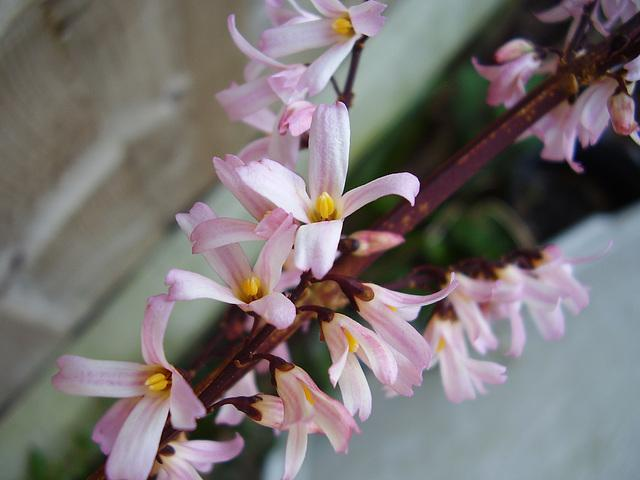
#> input picture python-code/opengl-learning/resources/images/f2.jpg, 640 x 480 px, found by its file name
$ jupyter execute '3.1图像清晰度评估.ipynb'   (shell and % lines are left out)   (older library calls are emulated)
#> lines starting #> are read from the running program, lines starting #| are printed output that depends on the picture; long printed decimals are rounded
# 图像清晰度评估

图像清晰度评价算法有很多种，在空域中，主要思路是考察图像的领域对比度，即相邻像素间的灰度特征的梯度差；在频域中，主要思路是考察图像的频率分量，对焦清晰的图像高频分量较多，对焦模糊的图像低频分量较多。

[cell 1]
#coding:utf-8
import numpy as np
import cv2
import matplotlib.pyplot as plt
import pandas as pd
from pandas import DataFrame
from scipy.misc import imread, imresize, imsave

[cell 2]
src = cv2.cvtColor(cv2.imread('../datas/f2.jpg'),cv2.COLOR_BGR2RGB)
gray = cv2.cvtColor(src,cv2.COLOR_RGB2GRAY)
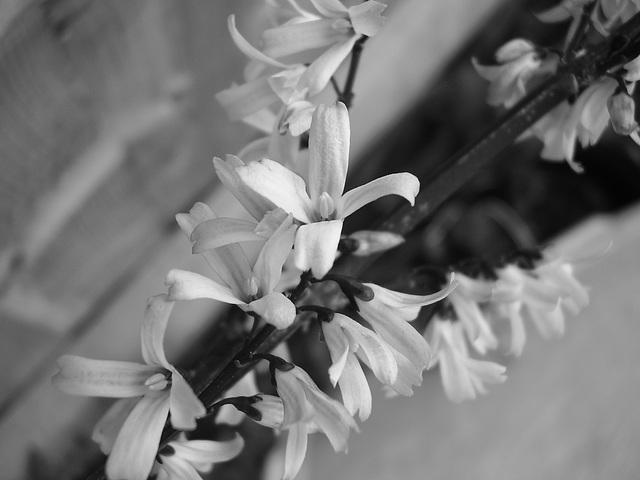
#> gray: shape (480, 640); min 2, max 251, mean 116.2

# Tenengrad梯度方法

Tenengrad梯度方法利用Sobel算子分别计算水平和垂直方向的梯度，同一场景下梯度值越高，图像越清晰。以下是具体实现，这里衡量的指标是经过Sobel算子处理后的图像的平均灰度值，值越大，代表图像越清晰。

[cell 3]
def tenengrad_articulation(src):
    gray = cv2.cvtColor(src,cv2.COLOR_RGB2GRAY)
    img_sobel = cv2.Sobel(gray,cv2.CV_16S,1,1)
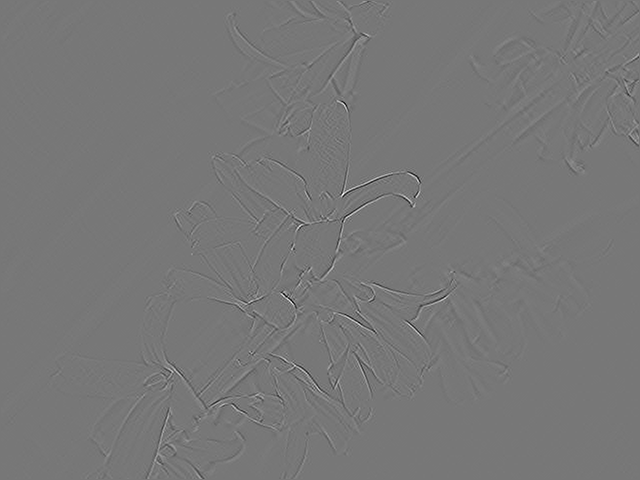
#> img_sobel: shape (480, 640) int16; min -254, max 287, mean 0; drawn with min black and max white

    mean_value = np.mean(img_sobel)
#> mean_value = 0.000452
    return mean_value

[cell 4]
print(tenengrad_articulation(src))
#| 0.0004525

# Laplacian梯度方法

Laplacian梯度是另一种求图像梯度的方法，在上例的OpenCV代码中直接替换Sobel算子即可。

[cell 5]
def laplacian_articulation(src):
    gray = cv2.cvtColor(src,cv2.COLOR_RGB2GRAY)
    img_sobel = cv2.Laplacian(gray,cv2.CV_16U)
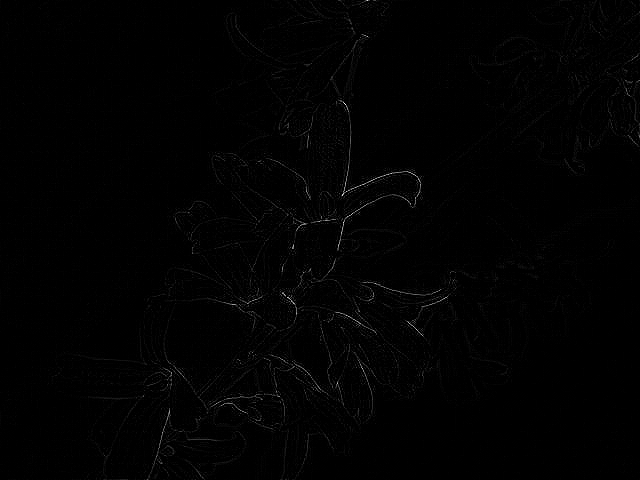
#> img_sobel: shape (480, 640) uint16; min 0, max 327, mean 2.6; drawn with min black and max white

    mean_value = np.mean(img_sobel)
#> mean_value = 2.65
    return mean_value

[cell 6]
print(laplacian_articulation(src))
#| 2.649

# 方差方法

方差是概率论中用来考察一组离散数据和其期望（即数据的均值）之间的离散（偏离）成都的度量方法。方差较大，表示这一组数据之间的偏差就较大，组内的数据有的较大，有的较小，分布不均衡；方差较小，表示这一组数据之间的偏差较小，组内的数据之间分布平均，大小相近。

对焦清晰的图像相比对焦模糊的图像，它的数据之间的灰度差异应该更大，即它的方差应该较大，可以通过图像灰度数据的方差来衡量图像的清晰度，方差越大，表示清晰度越好。

[cell 7]
def variance_articulation(src):
    gray = cv2.cvtColor(src,cv2.COLOR_RGB2GRAY)
    mean_value,stddev = cv2.meanStdDev(gray)
#> mean_value = [116.2]; stddev = [52.11]
    return mean_value[0,0],stddev[0,0]

[cell 8]
variance_articulation(src)
#> Out = (116.2, 52.11)

$ run again, with python-code/opengl-learning/resources/images/f1.jpg copied over python-code/opengl-learning/resources/images/f2.jpg
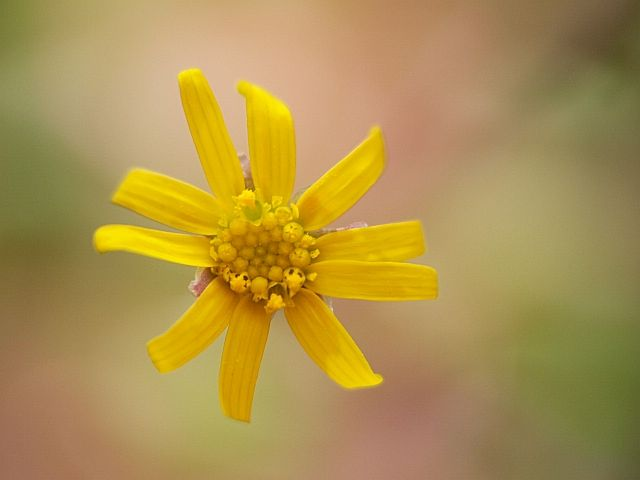
#> input picture python-code/opengl-learning/resources/images/f1.jpg, 640 x 480 px, found by its file name
#> in tenengrad_articulation, `img_sobel = cv2.Sobel(gray,cv2.CV_16S,1,1)`:
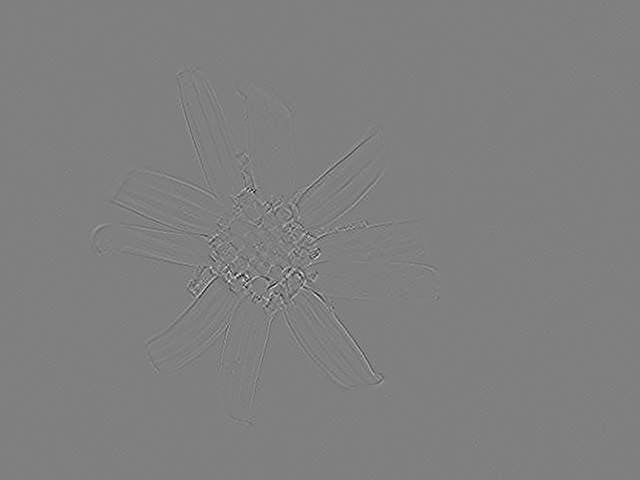
#> img_sobel: shape (480, 640) int16; min -133, max 132, mean 0; drawn with min black and max white
#> in tenengrad_articulation, `mean_value = np.mean(img_sobel)`: mean_value = -2.28e-05
#| -2.2786458333333334e-05
#> in laplacian_articulation, `img_sobel = cv2.Laplacian(gray,cv2.CV_16U)`:
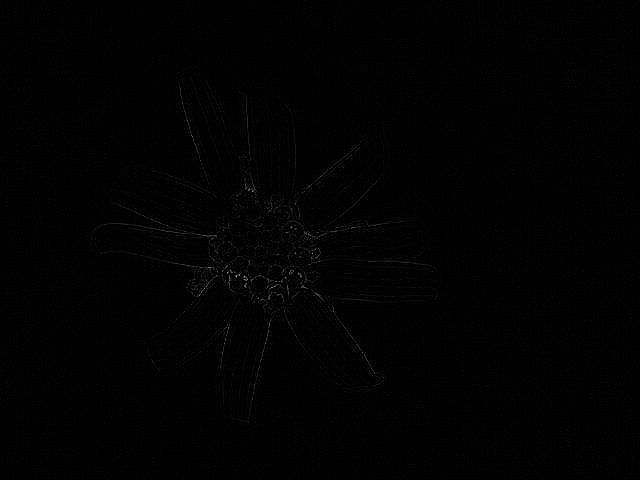
#> img_sobel: shape (480, 640) uint16; min 0, max 152, mean 1.3
#> in laplacian_articulation, `mean_value = np.mean(img_sobel)`: mean_value = 1.32
#| 1.323
#> in variance_articulation, `mean_value,stddev = cv2.meanStdDev(gray)`: mean_value = [146.4]; stddev = [24.48]
#> Out = (146.4, 24.48)

$ run again, with python-code/opengl-learning/resources/images/f3.jpg copied over python-code/opengl-learning/resources/images/f2.jpg
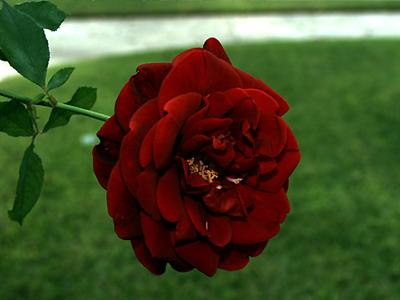
#> input picture python-code/opengl-learning/resources/images/f3.jpg, 400 x 300 px, found by its file name
#> in tenengrad_articulation, `img_sobel = cv2.Sobel(gray,cv2.CV_16S,1,1)`:
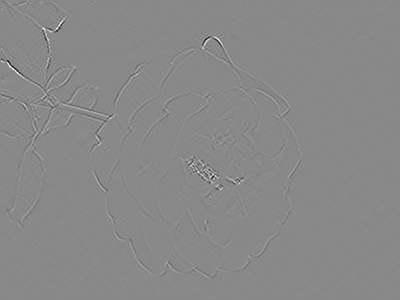
#> img_sobel: shape (300, 400) int16; min -290, max 250, mean 0; drawn with min black and max white
#> in tenengrad_articulation, `mean_value = np.mean(img_sobel)`: mean_value = -0.000617
#| -0.0006167
#> in laplacian_articulation, `img_sobel = cv2.Laplacian(gray,cv2.CV_16U)`:
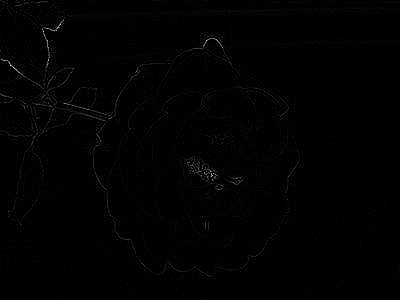
#> img_sobel: shape (300, 400) uint16; min 0, max 344, mean 2.8; drawn with min black and max white
#> in laplacian_articulation, `mean_value = np.mean(img_sobel)`: mean_value = 2.75
#| 2.751
#> in variance_articulation, `mean_value,stddev = cv2.meanStdDev(gray)`: mean_value = [72.47]; stddev = [56.13]
#> Out = (72.47, 56.13)

$ run again, with python-code/opengl-learning/resources/images/f4.jpg copied over python-code/opengl-learning/resources/images/f2.jpg
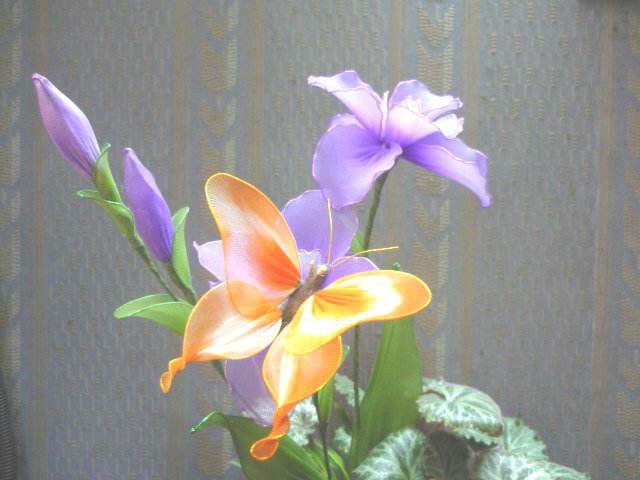
#> input picture python-code/opengl-learning/resources/images/f4.jpg, 640 x 480 px, found by its file name
#> in tenengrad_articulation, `img_sobel = cv2.Sobel(gray,cv2.CV_16S,1,1)`:
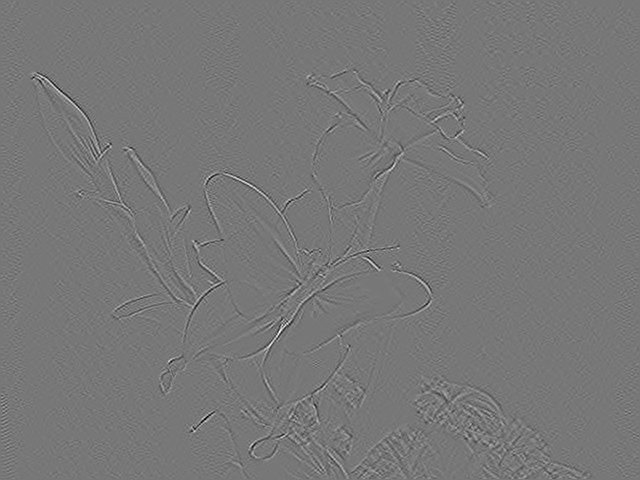
#> img_sobel: shape (480, 640) int16; min -134, max 151, mean 0; drawn with min black and max white
#> in tenengrad_articulation, `mean_value = np.mean(img_sobel)`: mean_value = 0.000586
#| 0.0005859
#> in laplacian_articulation, `img_sobel = cv2.Laplacian(gray,cv2.CV_16U)`:
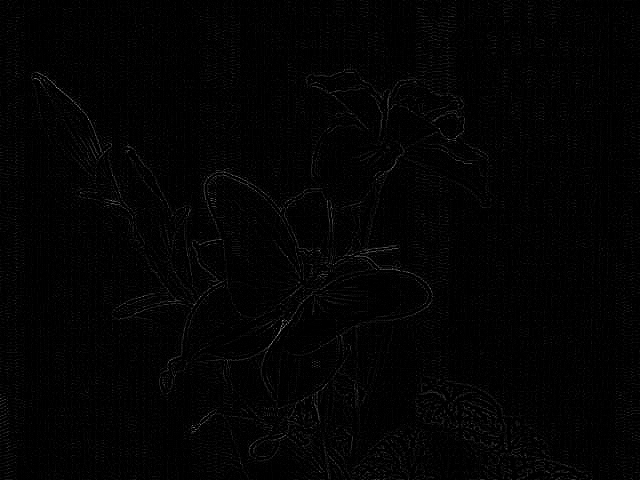
#> img_sobel: shape (480, 640) uint16; min 0, max 158, mean 3.1
#> in laplacian_articulation, `mean_value = np.mean(img_sobel)`: mean_value = 3.12
#| 3.119
#> in variance_articulation, `mean_value,stddev = cv2.meanStdDev(gray)`: mean_value = [147.9]; stddev = [32.94]
#> Out = (147.9, 32.94)
